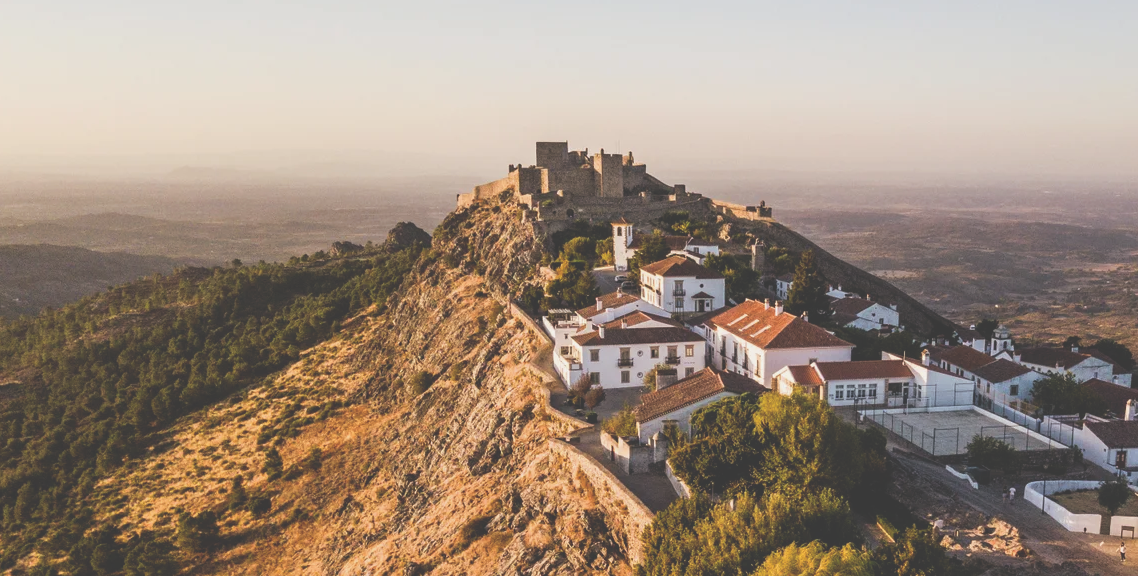
#> input picture part6/professor_main_part6/images/marvao/1.png, 1138 x 576 px, found by its file name
$ python p4_ex3.py
#> lines starting #> are read from the running program, lines starting #| are printed output that depends on the picture
#!/usr/bin/env python3
# Shebang line" specifies the interpreter.

# imports --------------------
import argparse
from random import randint
import cv2
import json
import numpy as np
import signal
import sys
from colorama import Fore, Style


def signal_handler(sig, frame):
    print('You pressed Ctrl+C!')
    sys.exit(0)


def signal_handler_term(sig, frame):
    print('You pressed Ctrl+C!')
    sys.exit(0)


def showMask(window_name, image):
    image_to_show = image.astype(np.uint8) * 255
    cv2.imshow(window_name, image_to_show)


def showScaledImage(window_name, image, scale):
    # scale image then show
    resized_image = cv2.resize(image, None, fx=scale, fy=scale, interpolation=cv2.INTER_LINEAR)

    cv2.namedWindow(window_name,
                    cv2.WINDOW_NORMAL)  # test other options to see if the image window resizes . Does not work on mac!
    cv2.imshow(window_name, resized_image)


# Main function
def main():  # this is our main function
    signal.signal(signal.SIGINT, signal_handler)
    signal.signal(signal.SIGTERM, signal_handler_term)
    print("SAVI exercise")

    # -------------------------------------------------------------------------
    # Initialization
    # -------------------------------------------------------------------------

    # initialize argparser
    ap = argparse.ArgumentParser()
    ap.add_argument("-is", "--image_scale", type=float, required=False,
                    default=1.0, help="Scale of images to display", )
    ap.add_argument("-nk", "--number_of_keypoints", type=int, required=False,
                    default=500, help="Number of keypoints", )
    ap.add_argument('-ip', '--image_pair', type=str, required=False,
                    default='santoriny', help='parent folder that will contain the two images 1 and 2.png')


    args = ap.parse_args()
    args = vars(args)  # transform the args into a dictionary
    print('Input args: ' + str(args))

    # Load the images
    train_image = cv2.imread('../images/' + args['image_pair'] + '/1.png')
#> train_image is the input picture: shape (576, 1138, 3); mean B, G, R 124.3, 138.9, 156
    query_image = cv2.imread('../images/' + args['image_pair'] + '/2.png')
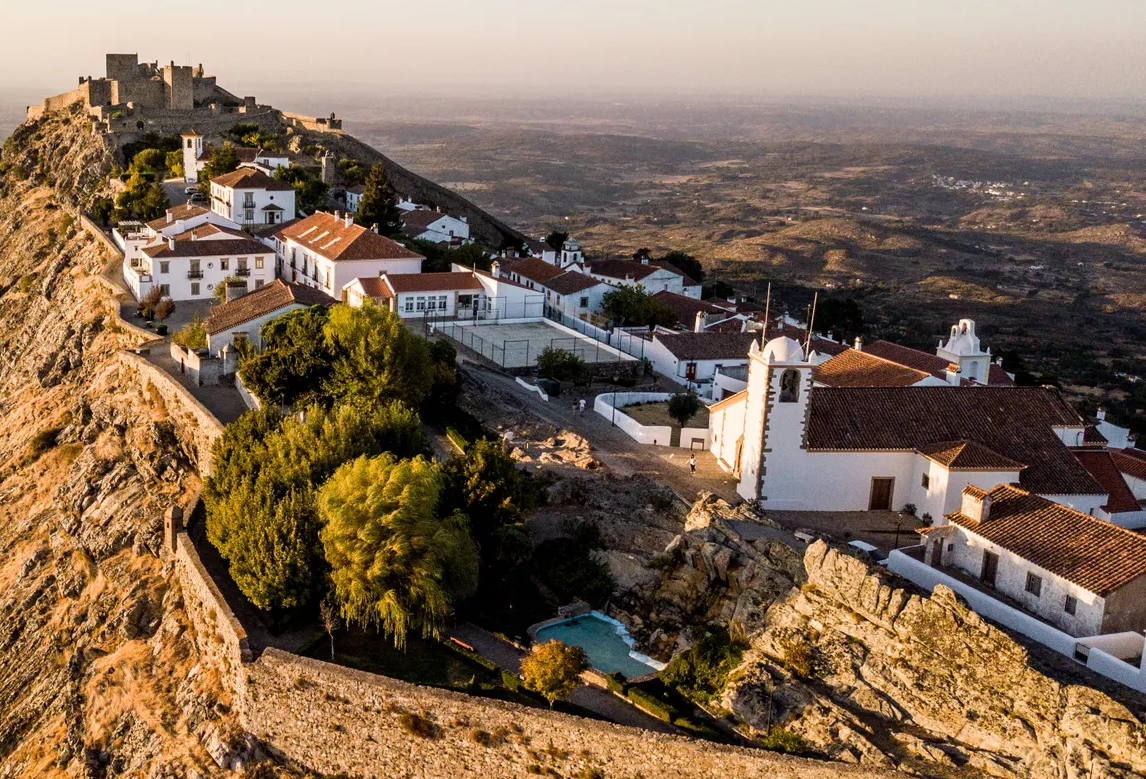
#> input picture part6/professor_main_part6/images/marvao/2.png, 1146 x 779 px, found by its file name
#> query_image is the input picture: shape (779, 1146, 3); mean B, G, R 83, 104.3, 126.1

    # create the gui images for displaying
    train_image_gui = train_image.copy()
    query_image_gui = query_image.copy()

    # Compute features using sift
    sift_detector = cv2.SIFT_create(nfeatures=args['number_of_keypoints'])
    t_key_points, t_descriptors = sift_detector.detectAndCompute(train_image, None)
#> t_key_points = 500 keypoints; strongest (x, y, size): (747, 299, 1.8), (776, 303, 1.8), (672, 198, 4.4), (602, 150, 2.1)
    q_key_points, q_descriptors = sift_detector.detectAndCompute(query_image, None)
#> q_key_points = 500 keypoints; strongest (x, y, size): (271, 198, 2.3), (857, 339, 2.6), (317, 211, 2), (655, 441, 1.9)

    # print('t_key_points'  + str(t_key_points))

    # -------------------------------------------------------------------------
    # Visualization
    # -------------------------------------------------------------------------

    # Draw keypoints on the images
    for key_point in t_key_points:
        x, y = int(key_point.pt[0]), int(key_point.pt[1])
        color = randint(0, 255), randint(0, 255), randint(0, 255)
        cv2.circle(train_image_gui, (x, y), 55, color, 2)
#> this loop made 500 passes
#> (key_point, x, y, color) on passes 1 to 3: (keypoint at (729, 324.4), size 2.1, 728, 324, (197, 215, 20)), (keypoint at (487.6, 333.9), size 2, 487, 333, (132, 248, 207)), (keypoint at (488.7, 340.3), size 2.3, 488, 340, (155, 244, 183))
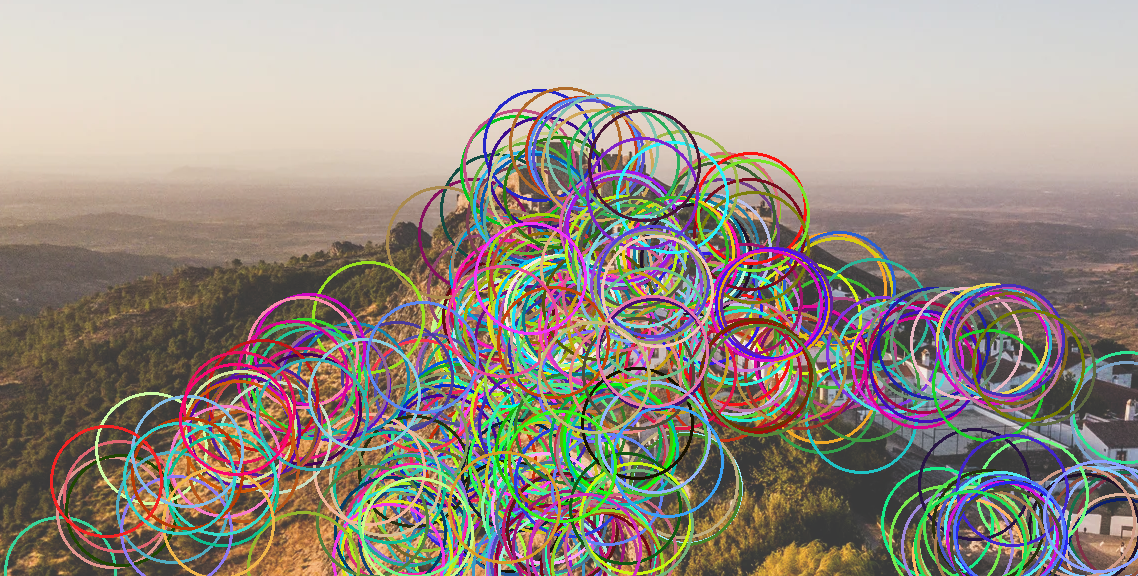
#> train_image_gui: shape (576, 1138, 3); mean B, G, R 133.1, 142.9, 153

    for key_point in q_key_points:
        x, y = int(key_point.pt[0]), int(key_point.pt[1])
        color = randint(0, 255), randint(0, 255), randint(0, 255)
        cv2.circle(query_image_gui, (x, y), 55, color, 2)
#> this loop made 500 passes
#> (key_point, x, y, color) on passes 1 to 3: (keypoint at (697.6, 319.4), size 3.3, 697, 319, (74, 118, 147)), (keypoint at (564.8, 260.5), size 2, 564, 260, (102, 246, 183)), (keypoint at (223.6, 266.3), size 5, 223, 266, (144, 196, 66))
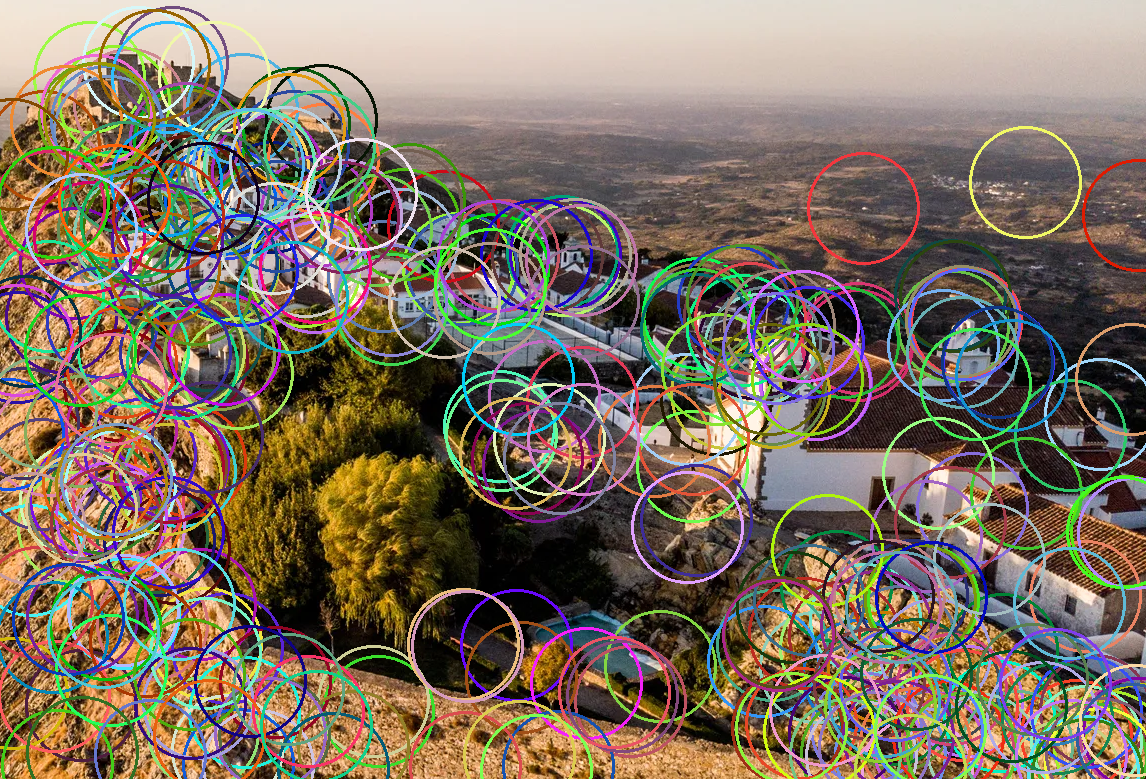
#> query_image_gui: shape (779, 1146, 3); mean B, G, R 97.4, 112.8, 126.1

    showScaledImage('Train', train_image_gui, args['image_scale'])
    showScaledImage('QuerY', query_image_gui, args['image_scale'])

    cv2.waitKey(0)


if __name__ == "__main__":
    main()
